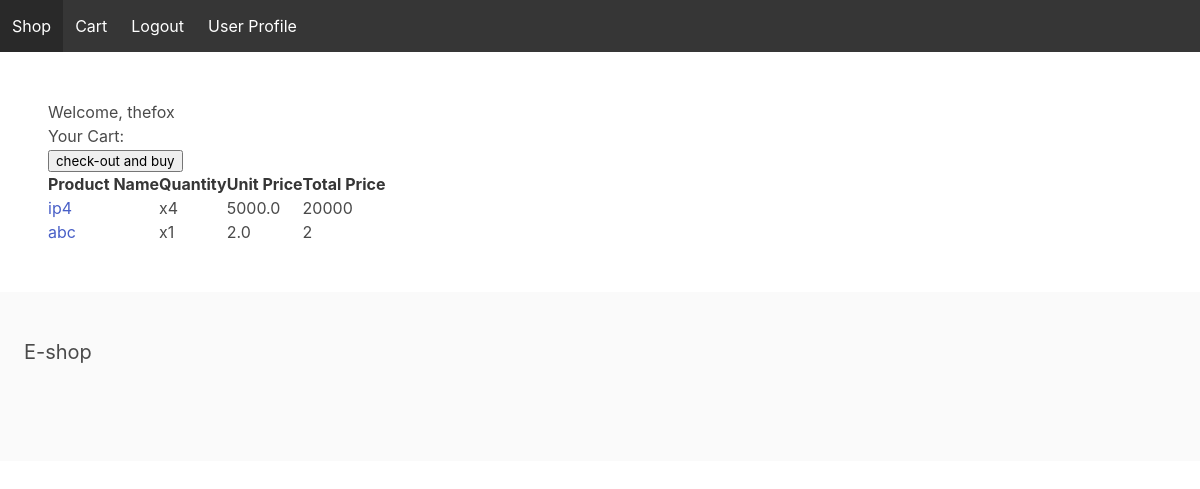
The app's page /cart/ (signed in), older data.
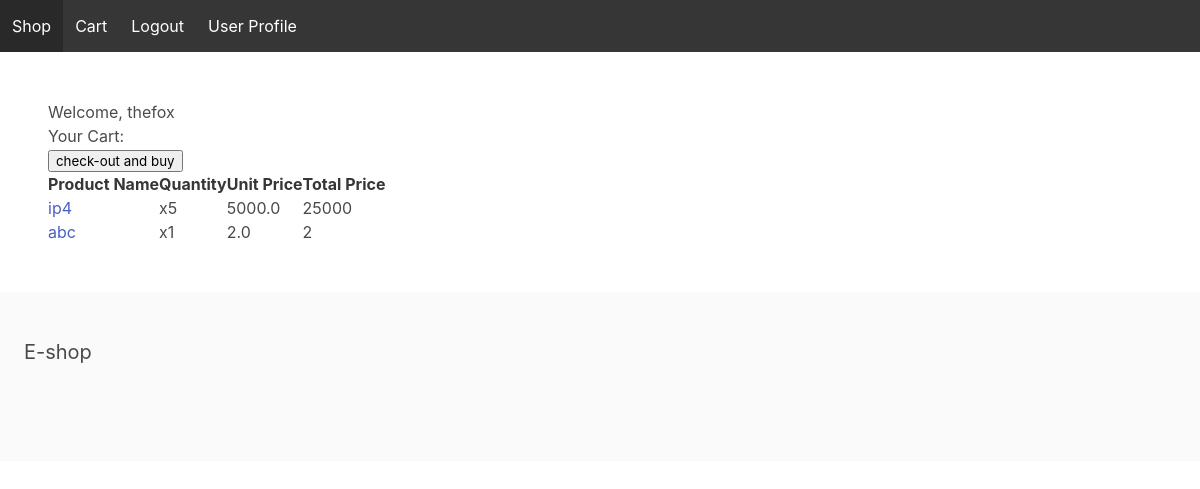
The same page, newer data.
### store/models.py (models this page shows, shortened)
class CartItem(models.Model):
    id = models.AutoField(primary_key=True)
    cartID = models.ForeignKey(Cart, on_delete=models.CASCADE)
    productID = models.ForeignKey(Product, on_delete=models.CASCADE)
    quantityToBuy = models.IntegerField(default=0)

class Product(models.Model):
    productID = models.AutoField(primary_key=True)
    productName = models.CharField(max_length=12)
    stockQuantity = models.IntegerField()
    unitPrice = models.FloatField()
    productDes = models.CharField(max_length=2000)
    image = models.ImageField(upload_to='uploads/')
    category = models.CharField(max_length=50)

### store/views.py (the view)
# urls.py: path('cart/', view_cart, name='view_cart'),
@login_required(login_url='login')
def view_cart(request):
    user = request.user
    cart_items = CartItem.objects.filter(cartID__userID=user)
    context = {
        'cart_items': cart_items
    }
    return render(request, 'cart.html', context)

### templates/cart.html (shortened to what this page needs)
{% extends 'base.html' %}
{% block content %}
    <h2>Welcome, {{ request.user.username }}</h2>
    <h1>Your Cart:</h1>
    {% if cart_items %}
        <table>
            <thead>
                <tr>
                    <th>Product Name</th>
                    <th>Quantity</th>
                    <th>Unit Price</th>
                    <th>Total Price</th>
                </tr>
            </thead>
            <tbody>
                {% for cart_item in cart_items %}
                    <tr>
                        <td><a href="{% url 'product_detail' product_id=cart_item.productID.productID %}">{{ cart_item.productID.productName }}</a></td>
                        <td>x{{ cart_item.quantityToBuy }}</td>
                        <td>{{ cart_item.productID.unitPrice }}</td>
                        <td>{% widthratio cart_item.productID.unitPrice 1 cart_item.quantityToBuy %}</td>
                    </tr>
                {% endfor %}
            </tbody>
            <form action="{% url 'check_out' %}" method="post">
                <input type="submit" value="check-out and buy">
            </form>
        </table>
    {% else %}
        <p>Your cart is empty.</p>
    {% endif %}
{% endblock %}

Row changes from the older to the newer data that the page shows:
changed CartItem "ip4": quantityToBuy "4" → "5"; productID+quantityToBuy "20000" → "25000"
